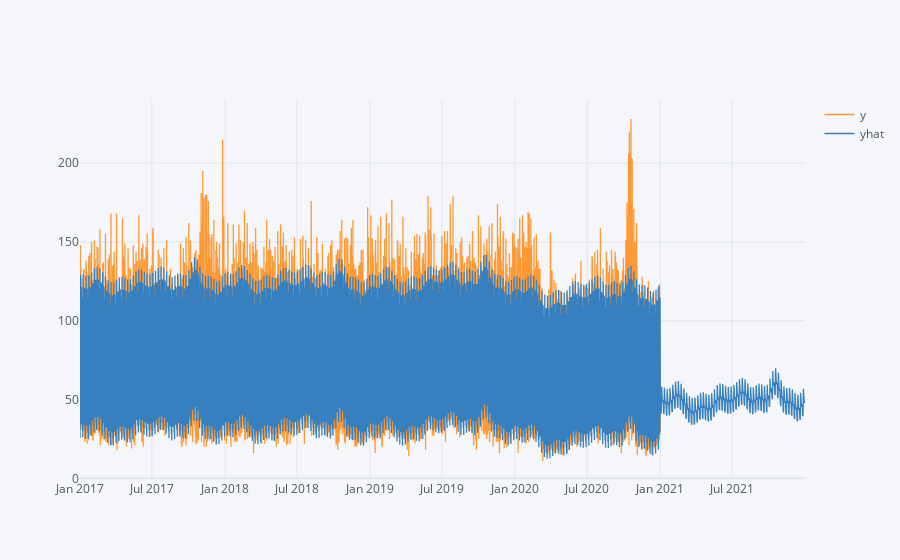

Notebook code cell kept with this figure:
### Code cell
graf.iplot()

### Figure 1 — Plotly figure (JSON) as saved in the notebook; plotly's stock layout.template omitted (floating-point values rounded to 4 significant figures; data arrays with more than 128 entries replaced by an {"elided": "..."} marker saying what was removed)
{"data": [{"line": {"color": "rgba(255, 153, 51, 1.0)", "dash": "solid", "shape": "linear", "width": 1.3}, "mode": "lines", "name": "y", "text": "", "type": "scatter", "x": {"elided": "6209 str values"}, "y": {"elided": "6209 mixed values"}}, {"line": {"color": "rgba(55, 128, 191, 1.0)", "dash": "solid", "shape": "linear", "width": 1.3}, "mode": "lines", "name": "yhat", "text": "", "type": "scatter", "x": {"elided": "6209 str values"}, "y": {"elided": "6209 float values"}}], "layout": {"legend": {"bgcolor": "#F5F6F9", "font": {"color": "#4D5663"}}, "paper_bgcolor": "#F5F6F9", "plot_bgcolor": "#F5F6F9", "title": {"font": {"color": "#4D5663"}}, "xaxis": {"gridcolor": "#E1E5ED", "showgrid": true, "tickfont": {"color": "#4D5663"}, "title": {"font": {"color": "#4D5663"}, "text": ""}, "zerolinecolor": "#E1E5ED"}, "yaxis": {"gridcolor": "#E1E5ED", "showgrid": true, "tickfont": {"color": "#4D5663"}, "title": {"font": {"color": "#4D5663"}, "text": ""}, "zerolinecolor": "#E1E5ED"}}}
